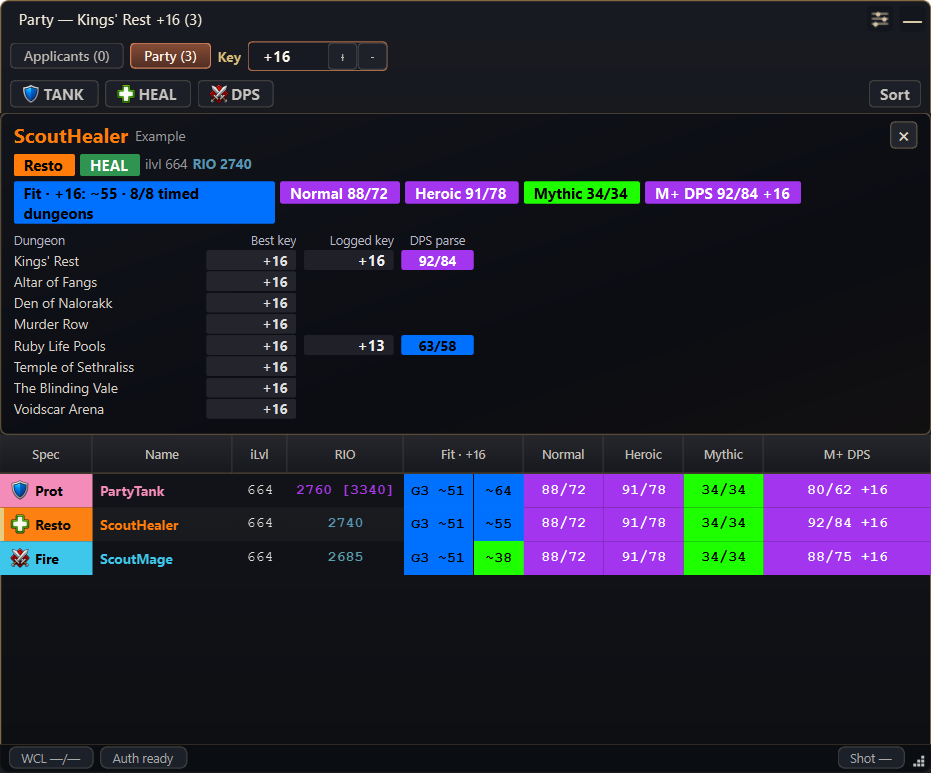
#> input picture docs/visual/applicantscout-overlay-alpha.png, 931 x 773 px
$ python build_setup_preview.py
#> lines starting #> are read from the running program, lines starting #| are printed output that depends on the picture
"""Convert the public overlay example to a square, uncompressed WoW texture.

Run with the Companion Python environment, which already provides Pillow.
"""

from __future__ import annotations

import argparse
from io import BytesIO
from pathlib import Path

from PIL import Image

ROOT = Path(__file__).resolve().parents[1]
TARGET = ROOT / "media/setup-preview.tga"


def preview_bytes() -> bytes:
    with Image.open(ROOT / "docs/visual/applicantscout-overlay-alpha.png") as source:
        # The full example remains visible; padding makes both dimensions powers of two.
#> source is the input picture: PIL image 931x773 RGBA; mean R, G, B, A 29.4, 30.7, 45, 251.5
        resized = source.convert("RGBA").resize((512, 412), Image.Resampling.LANCZOS)
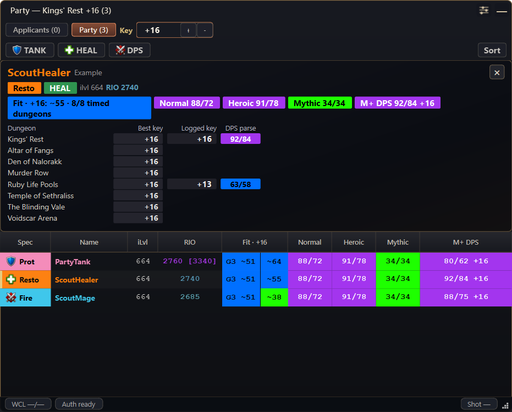
#> resized: PIL image 512x412 RGBA; mean R, G, B, A 29.2, 30.5, 44.8, 251.5; transparent parts drawn white
    canvas = Image.new("RGBA", (512, 512), (0, 0, 0, 0))
#> canvas: PIL image 512x512 RGBA; every value is 0
    canvas.paste(resized, (0, 0))
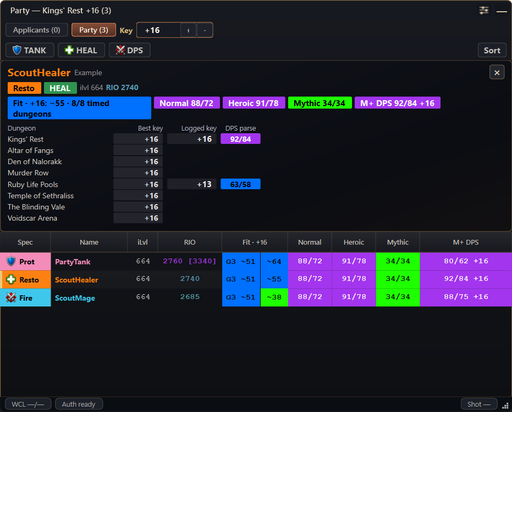
#> canvas: PIL image 512x512 RGBA; mean R, G, B, A 23.5, 24.5, 36, 202.4; transparent parts drawn white
    output = BytesIO()
    canvas.save(output, format="TGA")
    return output.getvalue()


def main() -> None:
    parser = argparse.ArgumentParser(description=__doc__)
    parser.add_argument("--check", action="store_true")
    args = parser.parse_args()
    expected = preview_bytes()
    if args.check:
        if not TARGET.is_file() or TARGET.read_bytes() != expected:
            raise SystemExit("Setup preview is stale; run scripts/build_setup_preview.py")
        print("Setup preview matches the public overlay example.")
    else:
        TARGET.write_bytes(expected)
        print("Created media/setup-preview.tga")


if __name__ == "__main__":
    main()

$ run again, with docs/visual/applicantscout-curseforge-raid-party-overlay.jpg saved as docs/visual/applicantscout-overlay-alpha.png
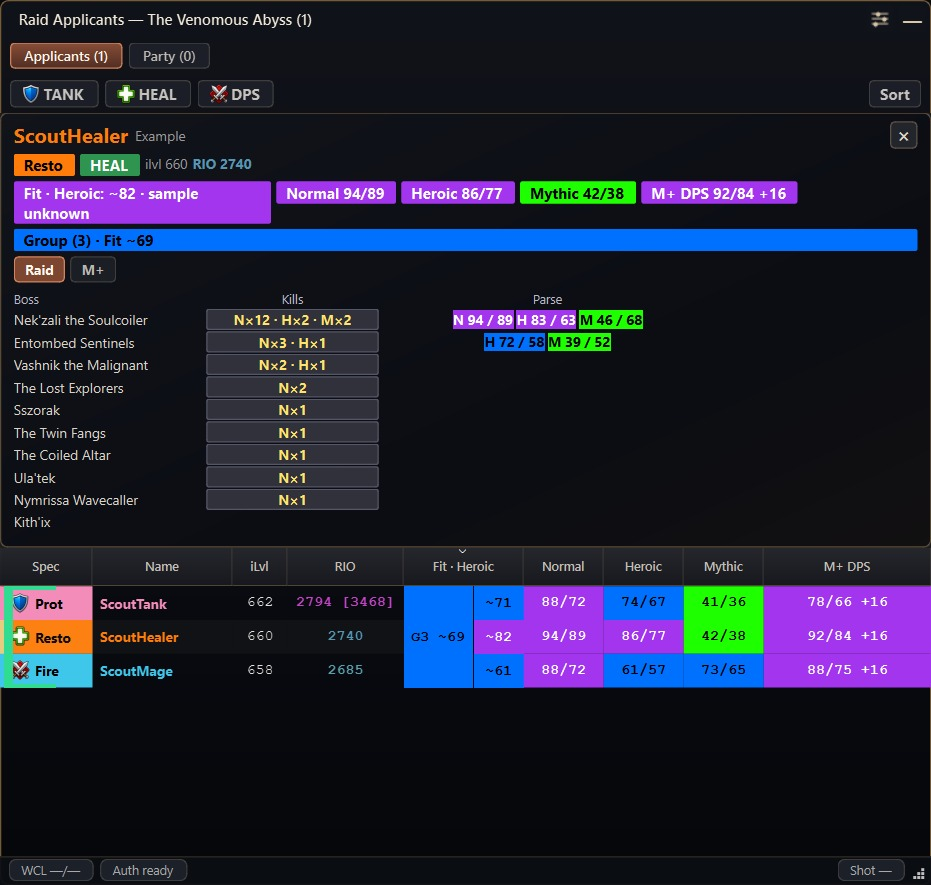
#> input picture docs/visual/applicantscout-curseforge-raid-party-overlay.jpg, 931 x 885 px
#> in preview_bytes, source is the input picture: PIL image 931x885 RGB; mean R, G, B 30.4, 32.1, 49.8
#> in preview_bytes, `resized = source.convert("RGBA").resize((512, 412), Image.Resampling.L..`:
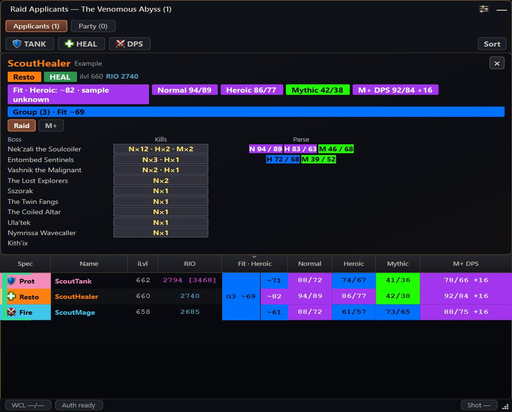
#> resized: PIL image 512x412 RGBA; mean R, G, B, A 30.4, 32.1, 49.8, 255
#> in preview_bytes, `canvas.paste(resized, (0, 0))`:
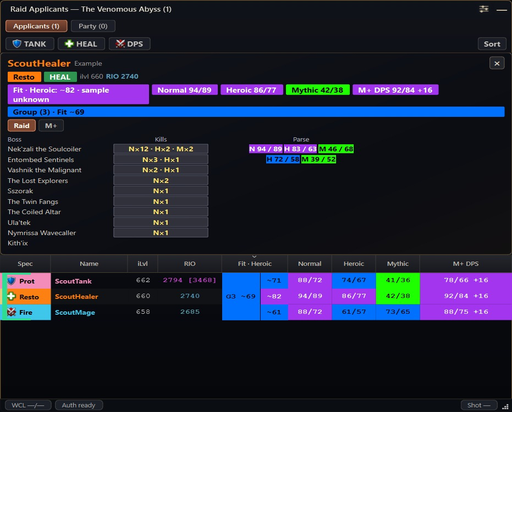
#> canvas: PIL image 512x512 RGBA; mean R, G, B, A 24.5, 25.8, 40.1, 205.2; transparent parts drawn white
